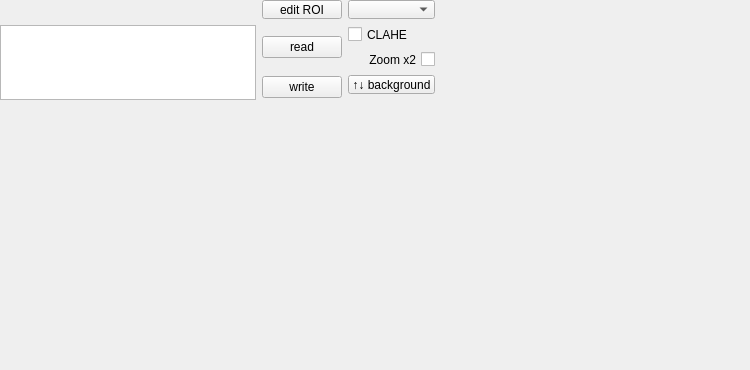
<?xml version="1.0" encoding="UTF-8"?>
<ui version="4.0">
 <class>Form</class>
 <widget class="QWidget" name="Form">
  <property name="geometry">
   <rect>
    <x>0</x>
    <y>0</y>
    <width>750</width>
    <height>370</height>
   </rect>
  </property>
  <property name="windowTitle">
   <string>Form</string>
  </property>
  <widget class="QWidget" name="layoutWidget">
   <property name="geometry">
    <rect>
     <x>0</x>
     <y>0</y>
     <width>461</width>
     <height>364</height>
    </rect>
   </property>
   <layout class="QVBoxLayout" name="verticalLayout">
    <item>
     <widget class="QFrame" name="frame">
      <property name="minimumSize">
       <size>
        <width>640</width>
        <height>100</height>
       </size>
      </property>
      <property name="maximumSize">
       <size>
        <width>16777215</width>
        <height>150</height>
       </size>
      </property>
      <widget class="QWidget" name="layoutWidget">
       <property name="geometry">
        <rect>
         <x>0</x>
         <y>0</y>
         <width>692</width>
         <height>100</height>
        </rect>
       </property>
       <layout class="QGridLayout" name="gridLayout">
        <item row="0" column="2">
         <widget class="QPushButton" name="editRoiBtn">
          <property name="sizePolicy">
           <sizepolicy hsizetype="Minimum" vsizetype="Fixed">
            <horstretch>0</horstretch>
            <verstretch>1</verstretch>
           </sizepolicy>
          </property>
          <property name="toolTip">
           <string>mouse left click to ad vertex, mouse right click to close polygon</string>
          </property>
          <property name="text">
           <string>edit ROI</string>
          </property>
         </widget>
        </item>
        <item row="0" column="3">
         <widget class="QComboBox" name="RoicomboBox">
          <property name="sizePolicy">
           <sizepolicy hsizetype="Preferred" vsizetype="Fixed">
            <horstretch>0</horstretch>
            <verstretch>1</verstretch>
           </sizepolicy>
          </property>
          <property name="editable">
           <bool>false</bool>
          </property>
          <property name="currentText">
           <string/>
          </property>
         </widget>
        </item>
        <item row="0" column="6">
         <widget class="QLabel" name="errorLbl">
          <property name="sizePolicy">
           <sizepolicy hsizetype="Preferred" vsizetype="Preferred">
            <horstretch>0</horstretch>
            <verstretch>1</verstretch>
           </sizepolicy>
          </property>
          <property name="text">
           <string/>
          </property>
         </widget>
        </item>
        <item row="0" column="7" rowspan="2" colspan="2">
         <widget class="QPushButton" name="onBtn">
          <property name="sizePolicy">
           <sizepolicy hsizetype="Minimum" vsizetype="Fixed">
            <horstretch>0</horstretch>
            <verstretch>1</verstretch>
           </sizepolicy>
          </property>
          <property name="text">
           <string/>
          </property>
          <property name="flat">
           <bool>true</bool>
          </property>
         </widget>
        </item>
        <item row="0" column="9" rowspan="2" colspan="2">
         <widget class="QPushButton" name="startBtn">
          <property name="sizePolicy">
           <sizepolicy hsizetype="Minimum" vsizetype="Fixed">
            <horstretch>0</horstretch>
            <verstretch>1</verstretch>
           </sizepolicy>
          </property>
          <property name="minimumSize">
           <size>
            <width>5</width>
            <height>5</height>
           </size>
          </property>
          <property name="text">
           <string/>
          </property>
          <property name="flat">
           <bool>true</bool>
          </property>
         </widget>
        </item>
        <item row="0" column="11">
         <widget class="QPushButton" name="stopBtn">
          <property name="sizePolicy">
           <sizepolicy hsizetype="Minimum" vsizetype="Fixed">
            <horstretch>0</horstretch>
            <verstretch>1</verstretch>
           </sizepolicy>
          </property>
          <property name="text">
           <string/>
          </property>
          <property name="flat">
           <bool>true</bool>
          </property>
         </widget>
        </item>
        <item row="1" column="0" rowspan="4" colspan="2">
         <widget class="QPlainTextEdit" name="wktText">
          <property name="sizePolicy">
           <sizepolicy hsizetype="Preferred" vsizetype="Fixed">
            <horstretch>0</horstretch>
            <verstretch>1</verstretch>
           </sizepolicy>
          </property>
          <property name="minimumSize">
           <size>
            <width>0</width>
            <height>50</height>
           </size>
          </property>
          <property name="maximumSize">
           <size>
            <width>16777215</width>
            <height>75</height>
           </size>
          </property>
         </widget>
        </item>
        <item row="1" column="2" rowspan="2">
         <widget class="QPushButton" name="readWKT">
          <property name="sizePolicy">
           <sizepolicy hsizetype="Minimum" vsizetype="Fixed">
            <horstretch>0</horstretch>
            <verstretch>1</verstretch>
           </sizepolicy>
          </property>
          <property name="text">
           <string>read</string>
          </property>
         </widget>
        </item>
        <item row="2" column="5" rowspan="3">
         <widget class="QPushButton" name="continueBtn">
          <property name="enabled">
           <bool>true</bool>
          </property>
          <property name="sizePolicy">
           <sizepolicy hsizetype="Minimum" vsizetype="Fixed">
            <horstretch>0</horstretch>
            <verstretch>1</verstretch>
           </sizepolicy>
          </property>
          <property name="text">
           <string/>
          </property>
          <property name="flat">
           <bool>true</bool>
          </property>
         </widget>
        </item>
        <item row="2" column="7" rowspan="3">
         <widget class="QPushButton" name="offBtn">
          <property name="sizePolicy">
           <sizepolicy hsizetype="Minimum" vsizetype="Fixed">
            <horstretch>0</horstretch>
            <verstretch>1</verstretch>
           </sizepolicy>
          </property>
          <property name="text">
           <string/>
          </property>
          <property name="flat">
           <bool>true</bool>
          </property>
         </widget>
        </item>
        <item row="3" column="2" rowspan="2">
         <widget class="QPushButton" name="writeWKT">
          <property name="sizePolicy">
           <sizepolicy hsizetype="Minimum" vsizetype="Fixed">
            <horstretch>0</horstretch>
            <verstretch>1</verstretch>
           </sizepolicy>
          </property>
          <property name="text">
           <string>write</string>
          </property>
         </widget>
        </item>
        <item row="3" column="8" rowspan="2" colspan="2">
         <widget class="QWidget" name="pollErr" native="true">
          <property name="sizePolicy">
           <sizepolicy hsizetype="Preferred" vsizetype="Preferred">
            <horstretch>0</horstretch>
            <verstretch>1</verstretch>
           </sizepolicy>
          </property>
         </widget>
        </item>
        <item row="3" column="10" rowspan="2" colspan="2">
         <widget class="QLabel" name="statusLbl">
          <property name="sizePolicy">
           <sizepolicy hsizetype="Preferred" vsizetype="Preferred">
            <horstretch>0</horstretch>
            <verstretch>1</verstretch>
           </sizepolicy>
          </property>
          <property name="text">
           <string/>
          </property>
         </widget>
        </item>
        <item row="1" column="3">
         <widget class="QCheckBox" name="filter1">
          <property name="text">
           <string>CLAHE</string>
          </property>
         </widget>
        </item>
        <item row="2" column="3">
         <widget class="QCheckBox" name="bZoom">
          <property name="sizePolicy">
           <sizepolicy hsizetype="Minimum" vsizetype="Fixed">
            <horstretch>0</horstretch>
            <verstretch>1</verstretch>
           </sizepolicy>
          </property>
          <property name="layoutDirection">
           <enum>Qt::RightToLeft</enum>
          </property>
          <property name="text">
           <string>Zoom x2</string>
          </property>
         </widget>
        </item>
        <item row="3" column="3">
         <widget class="QPushButton" name="updateBG">
          <property name="sizePolicy">
           <sizepolicy hsizetype="Minimum" vsizetype="Fixed">
            <horstretch>0</horstretch>
            <verstretch>1</verstretch>
           </sizepolicy>
          </property>
          <property name="text">
           <string>↑↓ background</string>
          </property>
         </widget>
        </item>
       </layout>
      </widget>
     </widget>
    </item>
    <item>
     <widget class="QFrame" name="image_frame">
      <property name="sizePolicy">
       <sizepolicy hsizetype="Preferred" vsizetype="Preferred">
        <horstretch>0</horstretch>
        <verstretch>90</verstretch>
       </sizepolicy>
      </property>
      <property name="minimumSize">
       <size>
        <width>256</width>
        <height>256</height>
       </size>
      </property>
     </widget>
    </item>
   </layout>
  </widget>
 </widget>
 <resources>
  <include location="../res/quango.qrc"/>
 </resources>
 <connections/>
</ui>
